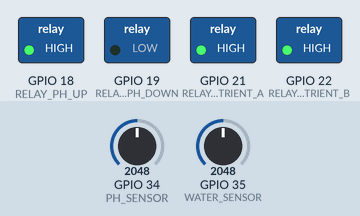
Recording of a program running on a simulated ESP32. On the bench: switched loads named in the program (green lamp = pin HIGH). Inputs (shaded band) come from the test bench; at power-on: GPIO 34 (PH_SENSOR) = 2048, GPIO 35 (WATER_SENSOR) = 2048. WiFi joins after 1.5 s; servers stay silent unless stated; uploads are accepted with an empty reply; what the program prints to the serial monitor is not drawn.

Above: at 2.7 s.
2.8 s: GPIO 34 (PH_SENSOR) set to 1228
At 9.7 s:
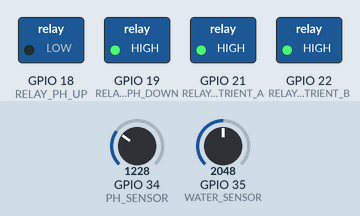
13.6 s: GPIO 35 (WATER_SENSOR) set to 1268
22.0 s: GPIO 35 (WATER_SENSOR) set to 1153
At 28.9 s:
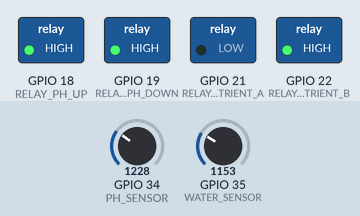
34.9 s: GPIO 35 (WATER_SENSOR) set to 1228
39.6 s: GPIO 34 (PH_SENSOR) set to 2047
At 41.3 s:
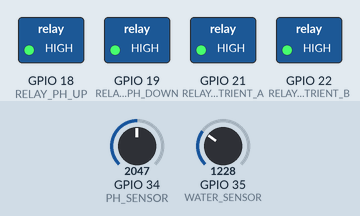
Timing chart, 0 to 53.4 s (numbered marks = the images above; inputs shaded):
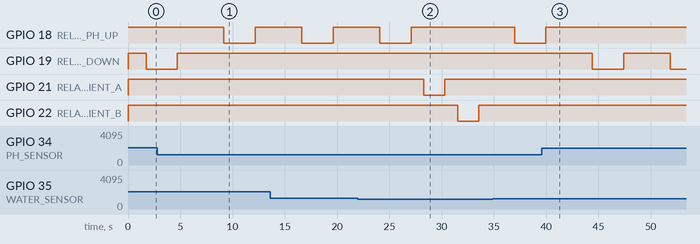

The program:

main.cpp
```cpp
#include <Arduino.h>
#include <WiFi.h>
#include <HTTPClient.h>

// =====================================================
// WiFi Configuration
// =====================================================

const char* WIFI_SSID = "Wokwi-GUEST";
const char* WIFI_PASSWORD = "";

// IMPORTANT:
// Do NOT use "localhost" for an ESP32.
// Replace this with the IP address of the computer
// running your PHP/Laravel API.
//
// Example:
// http://192.168.1.100:8000/api/esp.php
//
const char* API_URL =
    "http://localhost:8000/api/esp.php";

// =====================================================
// Device Information
// =====================================================

const char* DEVICE_ID = "ESP32-HYDRO-001";

// =====================================================
// Pin Definitions
// =====================================================

const int PH_SENSOR = 34;
const int WATER_SENSOR = 35;

const int RELAY_PH_UP = 18;
const int RELAY_PH_DOWN = 19;
const int RELAY_NUTRIENT_A = 21;
const int RELAY_NUTRIENT_B = 22;

// =====================================================
// Thresholds
// =====================================================

float PH_LOW = 5.8;
float PH_HIGH = 6.5;

int WATER_LOW = 1200;

// =====================================================
// Pump Configuration
// =====================================================

// Approximate dosing rate.
// Adjust these values according to your actual pump.
//
// Example:
// 5 ml/second = 0.005 ml/ms
//
const float PH_PUMP_RATE_ML_PER_MS = 0.005;
const float NUTRIENT_PUMP_RATE_ML_PER_MS = 0.005;

// Pump durations
const unsigned long PH_DOSING_DURATION = 3000;
const unsigned long NUTRIENT_DOSING_DURATION = 2000;

// =====================================================
// Sensor Variables
// =====================================================

float pH = 0.0;

int phRaw = 0;
int waterRaw = 0;

// =====================================================
// Function Prototypes
// =====================================================

void connectWiFi();

void readSensors();

void sendSensorReading();

void sendDosingLog(
    const char* dosingType,
    float amountML,
    unsigned long durationMS,
    const char* triggerType,
    const char* targetParameter,
    float beforeValue,
    float afterValue,
    const char* status
);

float readPH();

void dosePHUp();

void dosePHDown();

void doseNutrientA();

void doseNutrientB();

// =====================================================
// WiFi Connection
// =====================================================

void connectWiFi()
{
    Serial.println();
    Serial.println("Connecting to WiFi...");

    WiFi.begin(WIFI_SSID, WIFI_PASSWORD);

    int attempts = 0;

    while (WiFi.status() != WL_CONNECTED && attempts < 30)
    {
        delay(500);
        Serial.print(".");
        attempts++;
    }

    Serial.println();

    if (WiFi.status() == WL_CONNECTED)
    {
        Serial.println("WiFi Connected!");

        Serial.print("ESP32 IP Address: ");
        Serial.println(WiFi.localIP());
    }
    else
    {
        Serial.println("WiFi connection failed.");
    }
}

// =====================================================
// Read Sensors
// =====================================================

void readSensors()
{
    phRaw = analogRead(PH_SENSOR);
    waterRaw = analogRead(WATER_SENSOR);

    // Convert raw ADC value to approximate pH
    pH = map(phRaw, 0, 4095, 0, 140) / 10.0;

    Serial.println();
    Serial.println("========== SENSOR DATA ==========");

    Serial.print("pH Raw: ");
    Serial.println(phRaw);

    Serial.print("pH: ");
    Serial.println(pH, 2);

    Serial.print("Water Raw: ");
    Serial.println(waterRaw);

    Serial.println("=================================");
}

// =====================================================
// Read pH Again
// Used to record after_value in dosing_logs
// =====================================================

float readPH()
{
    int raw = analogRead(PH_SENSOR);

    float value =
        map(raw, 0, 4095, 0, 140) / 10.0;

    return value;
}

// =====================================================
// Send Sensor Reading
//
// Corresponds to:
//
// sensor_readings
//
// device_id
// ph_value
// water_level
// temperature
// nutrient_a
// nutrient_b
// timestamp
// =====================================================

void sendSensorReading()
{
    if (WiFi.status() != WL_CONNECTED)
    {
        Serial.println("WiFi disconnected.");
        connectWiFi();

        if (WiFi.status() != WL_CONNECTED)
        {
            return;
        }
    }

    HTTPClient http;

    http.begin(API_URL);

    http.addHeader(
        "Content-Type",
        "application/json"
    );

    String json = "{";

    json += "\"type\":\"sensor_reading\",";
    json += "\"device_id\":\"";
    json += DEVICE_ID;
    json += "\",";

    json += "\"ph_value\":";
    json += String(pH, 2);
    json += ",";

    json += "\"water_level\":";
    json += String(waterRaw);

    // Temperature and nutrient values can be added
    // later when the corresponding sensors are installed.

    json += "}";

    Serial.println();
    Serial.println("========== SENSOR API ==========");
    Serial.println(json);

    int httpCode = http.POST(json);

    Serial.print("HTTP Response: ");
    Serial.println(httpCode);

    if (httpCode > 0)
    {
        String response = http.getString();

        Serial.println("API Response:");
        Serial.println(response);
    }
    else
    {
        Serial.println("Failed to send sensor reading.");
    }

    http.end();
}

// =====================================================
// Send Dosing Log
//
// Corresponds to:
//
// dosing_logs
//
// device_id
// dosing_type
// amount_ml
// duration_ms
// trigger_type
// target_parameter
// before_value
// after_value
// status
// timestamp
// =====================================================

void sendDosingLog(
    const char* dosingType,
    float amountML,
    unsigned long durationMS,
    const char* triggerType,
    const char* targetParameter,
    float beforeValue,
    float afterValue,
    const char* status
)
{
    if (WiFi.status() != WL_CONNECTED)
    {
        Serial.println("WiFi disconnected.");
        connectWiFi();

        if (WiFi.status() != WL_CONNECTED)
        {
            return;
        }
    }

    HTTPClient http;

    http.begin(API_URL);

    http.addHeader(
        "Content-Type",
        "application/json"
    );

    String json = "{";

    json += "\"type\":\"dosing_log\",";

    json += "\"device_id\":\"";
    json += DEVICE_ID;
    json += "\",";

    json += "\"dosing_type\":\"";
    json += dosingType;
    json += "\",";

    json += "\"amount_ml\":";
    json += String(amountML, 2);
    json += ",";

    json += "\"duration_ms\":";
    json += String(durationMS);
    json += ",";

    json += "\"trigger_type\":\"";
    json += triggerType;
    json += "\",";

    json += "\"target_parameter\":\"";
    json += targetParameter;
    json += "\",";

    json += "\"before_value\":";
    json += String(beforeValue, 2);
    json += ",";

    json += "\"after_value\":";
    json += String(afterValue, 2);
    json += ",";

    json += "\"status\":\"";
    json += status;
    json += "\"";

    json += "}";

    Serial.println();
    Serial.println("========== DOSING LOG API ==========");
    Serial.println(json);

    int httpCode = http.POST(json);

    Serial.print("HTTP Response: ");
    Serial.println(httpCode);

    if (httpCode > 0)
    {
        String response = http.getString();

        Serial.println("API Response:");
        Serial.println(response);
    }
    else
    {
        Serial.println("Failed to send dosing log.");
    }

    http.end();
}

// =====================================================
// pH UP DOSING
// =====================================================

void dosePHUp()
{
    float beforePH = pH;

    unsigned long startTime = millis();

    Serial.println();
    Serial.println("LOW pH DETECTED");
    Serial.println("Adding pH UP...");

    digitalWrite(RELAY_PH_UP, LOW);

    delay(PH_DOSING_DURATION);

    digitalWrite(RELAY_PH_UP, HIGH);

    unsigned long duration =
        millis() - startTime;

    float amountML =
        duration * PH_PUMP_RATE_ML_PER_MS;

    delay(1000);

    float afterPH = readPH();

    Serial.println("pH UP dosing completed.");

    Serial.print("Before pH: ");
    Serial.println(beforePH, 2);

    Serial.print("After pH: ");
    Serial.println(afterPH, 2);

    Serial.print("Amount: ");
    Serial.print(amountML, 2);
    Serial.println(" ml");

    sendDosingLog(
        "PH_UP",
        amountML,
        duration,
        "automatic",
        "pH",
        beforePH,
        afterPH,
        "completed"
    );

    pH = afterPH;
}

// =====================================================
// pH DOWN DOSING
// =====================================================

void dosePHDown()
{
    float beforePH = pH;

    unsigned long startTime = millis();

    Serial.println();
    Serial.println("HIGH pH DETECTED");
    Serial.println("Adding pH DOWN...");

    digitalWrite(RELAY_PH_DOWN, LOW);

    delay(PH_DOSING_DURATION);

    digitalWrite(RELAY_PH_DOWN, HIGH);

    unsigned long duration =
        millis() - startTime;

    float amountML =
        duration * PH_PUMP_RATE_ML_PER_MS;

    delay(1000);

    float afterPH = readPH();

    Serial.println("pH DOWN dosing completed.");

    Serial.print("Before pH: ");
    Serial.println(beforePH, 2);

    Serial.print("After pH: ");
    Serial.println(afterPH, 2);

    Serial.print("Amount: ");
    Serial.print(amountML, 2);
    Serial.println(" ml");

    sendDosingLog(
        "PH_DOWN",
        amountML,
        duration,
        "automatic",
        "pH",
        beforePH,
        afterPH,
        "completed"
    );

    pH = afterPH;
}

// =====================================================
// NUTRIENT A DOSING
// =====================================================

void doseNutrientA()
{
    Serial.println();
    Serial.println("LOW WATER LEVEL");
    Serial.println("Adding Nutrient A...");

    unsigned long startTime = millis();

    digitalWrite(RELAY_NUTRIENT_A, LOW);

    delay(NUTRIENT_DOSING_DURATION);

    digitalWrite(RELAY_NUTRIENT_A, HIGH);

    unsigned long duration =
        millis() - startTime;

    float amountML =
        duration * NUTRIENT_PUMP_RATE_ML_PER_MS;

    Serial.print("Nutrient A Amount: ");
    Serial.print(amountML, 2);
    Serial.println(" ml");

    sendDosingLog(
        "NUTRIENT_A",
        amountML,
        duration,
        "automatic",
        "water_level",
        waterRaw,
        waterRaw,
        "completed"
    );
}

// =====================================================
// NUTRIENT B DOSING
// =====================================================

void doseNutrientB()
{
    Serial.println();
    Serial.println("Adding Nutrient B...");

    unsigned long startTime = millis();

    digitalWrite(RELAY_NUTRIENT_B, LOW);

    delay(NUTRIENT_DOSING_DURATION);

    digitalWrite(RELAY_NUTRIENT_B, HIGH);

    unsigned long duration =
        millis() - startTime;

    float amountML =
        duration * NUTRIENT_PUMP_RATE_ML_PER_MS;

    Serial.print("Nutrient B Amount: ");
    Serial.print(amountML, 2);
    Serial.println(" ml");

    sendDosingLog(
        "NUTRIENT_B",
        amountML,
        duration,
        "automatic",
        "water_level",
        waterRaw,
        waterRaw,
        "completed"
    );
}

// =====================================================
// SETUP
// =====================================================

void setup()
{
    Serial.begin(115200);

    // ---------------------------------------------
    // Relay Configuration
    // ---------------------------------------------

    pinMode(RELAY_PH_UP, OUTPUT);
    pinMode(RELAY_PH_DOWN, OUTPUT);
    pinMode(RELAY_NUTRIENT_A, OUTPUT);
    pinMode(RELAY_NUTRIENT_B, OUTPUT);

    // Active LOW relays
    // HIGH = OFF

    digitalWrite(RELAY_PH_UP, HIGH);
    digitalWrite(RELAY_PH_DOWN, HIGH);
    digitalWrite(RELAY_NUTRIENT_A, HIGH);
    digitalWrite(RELAY_NUTRIENT_B, HIGH);

    // ---------------------------------------------
    // Sensor Configuration
    // ---------------------------------------------

    pinMode(PH_SENSOR, INPUT);
    pinMode(WATER_SENSOR, INPUT);

    // ---------------------------------------------
    // Startup Message
    // ---------------------------------------------

    Serial.println();
    Serial.println("======================================");
    Serial.println("     HYDROCONTROL ESP32 SYSTEM");
    Serial.println("======================================");

    Serial.print("Device ID: ");
    Serial.println(DEVICE_ID);

    // ---------------------------------------------
    // Connect WiFi
    // ---------------------------------------------

    connectWiFi();
}

// =====================================================
// LOOP
// =====================================================

void loop()
{
    // ---------------------------------------------
    // Read Sensors
    // ---------------------------------------------

    readSensors();

    // ---------------------------------------------
    // Send Sensor Reading
    // ---------------------------------------------

    sendSensorReading();

    // ---------------------------------------------
    // pH Control
    // ---------------------------------------------

    if (pH < PH_LOW)
    {
        dosePHUp();
    }
    else if (pH > PH_HIGH)
    {
        dosePHDown();
    }
    else
    {
        Serial.println("pH Status: NORMAL");
    }

    // ---------------------------------------------
    // Water Level / Nutrient Control
    // ---------------------------------------------

    if (waterRaw < WATER_LOW)
    {
        Serial.println("Water Level Status: LOW");

        // Nutrient A
        doseNutrientA();

        delay(1000);

        // Nutrient B
        doseNutrientB();
    }
    else
    {
        Serial.println("Water Level Status: NORMAL");
    }

    // ---------------------------------------------
    // Wait Before Next Reading
    // ---------------------------------------------

    Serial.println();
    Serial.println("--------------------------------------");
    Serial.println("Waiting for next sensor cycle...");
    Serial.println("--------------------------------------");

    delay(3000);
}
```

Measured:
- the behaviour switches between 1200 and 1199 on GPIO 35 (WATER_SENSOR) (found by bisection; images 1 and 2)
- after the input at 2.8 s, GPIO 18 (RELAY_PH_UP): HIGH → LOW after 6.4 s, → HIGH 3.0 s later; GPIO 19 (RELAY_PH_DOWN): goes on until 4.7 s, then stays HIGH
- after the input at 22.0 s, GPIO 18 (RELAY_PH_UP): goes on until 27.1 s, then stays HIGH; GPIO 21 (RELAY_NUTRIENT_A): HIGH → LOW after 6.3 s, → HIGH 2.0 s later; GPIO 22 (RELAY_NUTRIENT_B): HIGH → LOW after 9.5 s, → HIGH 2.0 s later
- after the input at 39.6 s, GPIO 18 (RELAY_PH_UP): goes on until 40.0 s, then stays HIGH; GPIO 19 (RELAY_PH_DOWN): HIGH → LOW after 4.8 s, → HIGH 3.0 s later, → LOW 4.5 s later
